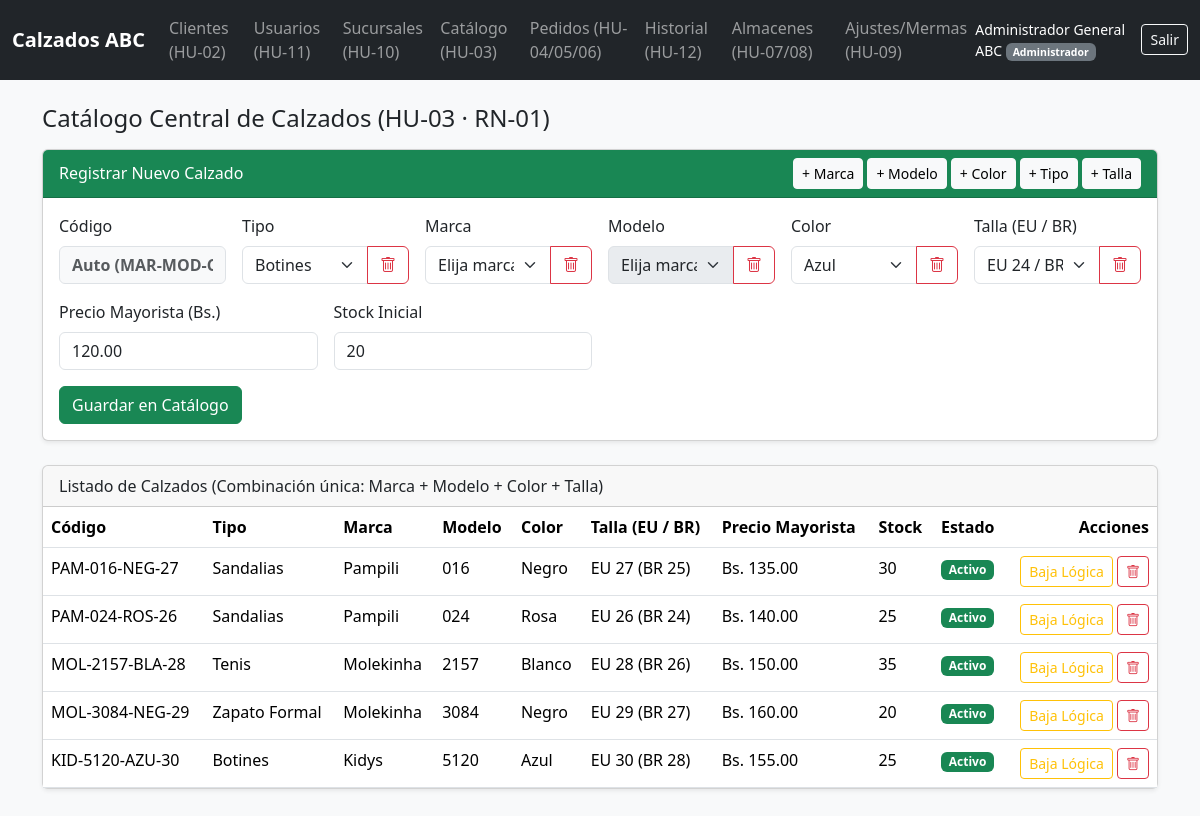
Page /catalogo (signed in) on the committed database.
### database.py (models this page shows)
class Calzado(Base):
    __tablename__ = "Calzado"
    id = Column(Integer, primary_key=True)
    codigo = Column(String(50), unique=True, nullable=False)
    marca_id = Column(Integer, ForeignKey("Marca.id"), nullable=False)
    modelo_id = Column(Integer, ForeignKey("Modelo.id"), nullable=False)
    color_id = Column(Integer, ForeignKey("Color.id"), nullable=False)
    tipo_calzado_id = Column(Integer, ForeignKey("TipoCalzado.id"), nullable=False)
    talla_id = Column(Integer, ForeignKey("Talla.id"), nullable=False)
    precio_mayorista = Column(Float, default=120.0, nullable=False)
    stock_disponible = Column(Integer, default=20, nullable=False)
    stock_reservado = Column(Integer, default=0, nullable=False)
    activo = Column(Boolean, default=True, nullable=False)
    __table_args__ = (
        UniqueConstraint("marca_id", "modelo_id", "color_id", "talla_id", name="uq_calzado_combinacion"),
    )
    marca = relationship("Marca", back_populates="calzados")
    modelo = relationship("Modelo", back_populates="calzados")
    color_obj = relationship("Color", back_populates="calzados")
    tipo = relationship("TipoCalzado", back_populates="calzados")
    talla = relationship("Talla", back_populates="calzados")
    detalles_pedido = relationship("DetallePedido", back_populates="calzado")
    stocks_almacen = relationship("StockAlmacen", back_populates="calzado", cascade="all, delete-orphan")

class TipoCalzado(Base):
    __tablename__ = "TipoCalzado"
    id = Column(Integer, primary_key=True)
    descripcion = Column(String(80), unique=True, nullable=False)
    calzados = relationship("Calzado", back_populates="tipo")

class Marca(Base):
    __tablename__ = "Marca"
    id = Column(Integer, primary_key=True)
    nombre = Column(String(80), unique=True, nullable=False)
    modelos = relationship("Modelo", back_populates="marca")
    calzados = relationship("Calzado", back_populates="marca")

class Modelo(Base):
    __tablename__ = "Modelo"
    id = Column(Integer, primary_key=True)
    marca_id = Column(Integer, ForeignKey("Marca.id"), nullable=False)
    nombre = Column(String(80), nullable=False)
    marca = relationship("Marca", back_populates="modelos")
    calzados = relationship("Calzado", back_populates="modelo")

class Color(Base):
    __tablename__ = "Color"
    id = Column(Integer, primary_key=True)
    color = Column(String(60), unique=True, nullable=False)
    calzados = relationship("Calzado", back_populates="color_obj")

class Talla(Base):
    __tablename__ = "Talla"
    id = Column(Integer, primary_key=True)
    eu = Column(String(15), nullable=False)
    usa = Column(String(15), default="")
    jp = Column(String(15), default="")
    br = Column(String(15), default="")
    cm = Column(String(15), default="")
    calzados = relationship("Calzado", back_populates="talla")

### hu03_catalogo.py (the view, shortened to what this page needs)
@hu03_bp.route("/catalogo", methods=["GET", "POST"])
@login_required(roles=["Administrador", "Cliente Mayorista"])
def catalogo():
    db = current_app.config["DB_SESSION"]
    catalogo_srv = CatalogoService(db)
    return render_template(
        "catalogo.html",
        marcas=db.query(Marca).order_by(Marca.nombre).all(),
        modelos=db.query(Modelo).order_by(Modelo.marca_id, Modelo.nombre).all(),
        colores=db.query(Color).order_by(Color.color).all(),
        tipos=db.query(TipoCalzado).order_by(TipoCalzado.descripcion).all(),
        tallas=db.query(Talla).order_by(Talla.eu).all(),
        calzados=db.query(Calzado).all()
    )

### app.py (called while the page is built)
def create_app(db_url="sqlite:///calzados_abc.db"):
    app = Flask(__name__)
    app.secret_key = "calzados_abc_sprint2_full_secret_key"
    app.config["UPLOAD_FOLDER"] = os.path.join(os.path.dirname(__file__), "uploads")
    os.makedirs(app.config["UPLOAD_FOLDER"], exist_ok=True)
    db = get_session(db_url)
    app.config["DB_SESSION"] = db
    seed_data(db)
    sync_stocks_with_catalog(db)
    app.register_blueprint(hu01_bp)
    app.register_blueprint(hu02_bp)
    app.register_blueprint(hu03_bp)
    app.register_blueprint(hu04_bp)
    app.register_blueprint(hu07_bp)
    app.register_blueprint(sprint3_bp)
    @app.teardown_appcontext
    def cleanup_session(exception=None):
        db.remove()
    return app

### comunes.py (called while the page is built)
def login_required(roles=None):
    def decorator(f):
        @wraps(f)
        def wrapper(*args, **kwargs):
            if "user_id" not in session:
                return redirect(url_for("hu01.login"))
            if roles and session.get("rol") not in roles:
                flash("Acceso denegado: no tiene permisos para este módulo (RNF-02).", "danger")
                return redirect(url_for("hu01.dashboard"))
            return f(*args, **kwargs)
        return wrapper
    return decorator

### templates/catalogo.html (shortened to what this page needs)
{% extends 'base.html' %}
{% block content %}
<h4 class="mb-3">Catálogo Central de Calzados (HU-03 · RN-01)</h4>
{% if session.get('rol') == 'Administrador' %}
<div class="card mb-4 shadow-sm">
    <div class="card-header bg-success text-white d-flex justify-content-between align-items-center">
        <span>Registrar Nuevo Calzado</span>
        <div class="d-flex gap-1">
            <button type="button" class="btn btn-light btn-sm" data-bs-toggle="modal" data-bs-target="#modalAgregarMarca">+ Marca</button>
            <button type="button" class="btn btn-light btn-sm" data-bs-toggle="modal" data-bs-target="#modalAgregarModelo">+ Modelo</button>
            <button type="button" class="btn btn-light btn-sm" data-bs-toggle="modal" data-bs-target="#modalAgregarColor">+ Color</button>
            <button type="button" class="btn btn-light btn-sm" data-bs-toggle="modal" data-bs-target="#modalAgregarTipo">+ Tipo</button>
            <button type="button" class="btn btn-light btn-sm" data-bs-toggle="modal" data-bs-target="#modalAgregarTalla">+ Talla</button>
        </div>
    </div>
    <div class="card-body">
        <form method="POST" class="row g-3">
            <div class="col-md-2">
                <label class="form-label">Código</label>
                <input type="text" name="codigo" id="input_codigo_auto" class="form-control bg-light fw-bold" placeholder="Auto (MAR-MOD-COL-EU)" readonly>
            </div>
            <div class="col-md-2">
                <label class="form-label">Tipo</label>
                <div class="input-group">
                    <select name="tipo_calzado_id" id="select_tipo" class="form-select" required>
                        {% for t in tipos %}
                        <option value="{{ t.id }}">{{ t.descripcion }}</option>
                        {% endfor %}
                    </select>
                    <button type="button" class="btn btn-outline-danger btn-borrar-seleccionado" data-target="select_tipo" data-accion="eliminar_tipo" title="Borrar tipo seleccionado">
                        <i class="bi bi-trash"></i>
                    </button>
                </div>
            </div>
            <div class="col-md-2">
                <label class="form-label">Marca</label>
                <div class="input-group">
                    <select name="marca_id" id="select_marca" class="form-select" required>
                        <option value="" disabled selected>Elija marca...</option>
                    </select>
                    <button type="button" class="btn btn-outline-danger btn-borrar-seleccionado" data-target="select_marca" data-accion="eliminar_marca" title="Borrar marca seleccionada">
                        <i class="bi bi-trash"></i>
                    </button>
                </div>
            </div>
            <div class="col-md-2">
                <label class="form-label">Modelo</label>
                <div class="input-group">
                    <select name="modelo_id" id="select_modelo" class="form-select" required disabled>
                        <option value="" disabled selected>Elija marca primero</option>
                    </select>
                    <button type="button" class="btn btn-outline-danger btn-borrar-seleccionado" data-target="select_modelo" data-accion="eliminar_modelo" title="Borrar modelo seleccionado">
                        <i class="bi bi-trash"></i>
                    </button>
                </div>
            </div>
            <div class="col-md-2">
                <label class="form-label">Color</label>
                <div class="input-group">
                    <select name="color_id" id="select_color" class="form-select" required>
                        {% for col in colores %}
                        <option value="{{ col.id }}">{{ col.color }}</option>
                        {% endfor %}
                    </select>
                    <button type="button" class="btn btn-outline-danger btn-borrar-seleccionado" data-target="select_color" data-accion="eliminar_color" title="Borrar color seleccionado">
                        <i class="bi bi-trash"></i>
                    </button>
                </div>
            </div>
            <div class="col-md-2">
                <label class="form-label">Talla (EU / BR)</label>
                <div class="input-group">
                    <select name="talla_id" id="select_talla" class="form-select" required>
                        {% for tal in tallas %}
                        <option value="{{ tal.id }}">EU {{ tal.eu }} / BR {{ tal.br }}</option>
                        {% endfor %}
                    </select>
                    <button type="button" class="btn btn-outline-danger btn-borrar-seleccionado" data-target="select_talla" data-accion="eliminar_talla" title="Borrar talla seleccionada">
                        <i class="bi bi-trash"></i>
                    </button>
                </div>
            </div>
            <div class="col-md-3">
                <label class="form-label">Precio Mayorista (Bs.)</label>
                <input type="number" step="0.01" name="precio_mayorista" class="form-control" value="120.00" required>
            </div>
            <div class="col-md-3">
                <label class="form-label">Stock Inicial</label>
                <input type="number" name="stock_disponible" class="form-control" value="20" required>
            </div>
            <div class="col-12">
                <button type="submit" class="btn btn-success">Guardar en Catálogo</button>
            </div>
        </form>
    </div>
</div>
{% endif %}
<div class="card shadow-sm">
    <div class="card-header">Listado de Calzados (Combinación única: Marca + Modelo + Color + Talla)</div>
    <div class="table-responsive">
        <table class="table table-hover mb-0">
            <thead>
                <tr>
                    <th>Código</th>
                    <th>Tipo</th>
                    <th>Marca</th>
                    <th>Modelo</th>
                    <th>Color</th>
                    <th>Talla (EU / BR)</th>
                    <th>Precio Mayorista</th>
                    <th>Stock</th>
                    <th>Estado</th>
                    {% if session.get('rol') == 'Administrador' %}<th class="text-end">Acciones</th>{% endif %}
                </tr>
            </thead>
            <tbody>
                {% for cal in calzados %}
                <tr>
                    <td>{{ cal.codigo }}</td>
                    <td>{{ cal.tipo.descripcion }}</td>
                    <td>{{ cal.marca.nombre }}</td>
                    <td>{{ cal.modelo.nombre }}</td>
                    <td>{{ cal.color_obj.color }}</td>
                    <td>EU {{ cal.talla.eu }} (BR {{ cal.talla.br }})</td>
                    <td>Bs. {{ "%.2f"|format(cal.precio_mayorista) }}</td>
                    <td>{{ cal.stock_disponible }}</td>
                    <td>
                        <span class="badge bg-{{ 'success' if cal.activo else 'secondary' }}">
                            {{ 'Activo' if cal.activo else 'Inactivo' }}
                        </span>
                    </td>
                    {% if session.get('rol') == 'Administrador' %}
                    <td class="text-end">
                        {% if cal.activo %}
                        <form method="POST" class="d-inline">
                            <button class="btn btn-sm btn-outline-warning">Baja Lógica</button>
                        </form>
                        {% endif %}
                        <form method="POST" class="d-inline">
                            <button class="btn btn-sm btn-outline-danger" title="Eliminar calzado"><i class="bi bi-trash"></i></button>
                        </form>
                    </td>
                    {% endif %}
                </tr>
                {% endfor %}
            </tbody>
        </table>
    </div>
</div>
{% endblock %}

### templates/base.html (shortened to what this page needs)
<!DOCTYPE html>
<html lang="es">
<head>
    <link href="https://cdn.jsdelivr.net/npm/bootstrap@5.3.3/dist/css/bootstrap.min.css" rel="stylesheet">
    <link href="https://cdn.jsdelivr.net/npm/bootstrap-icons@1.11.3/font/bootstrap-icons.min.css" rel="stylesheet">
</head>
<body class="bg-light">
<nav class="navbar navbar-expand-lg navbar-dark bg-dark mb-4">
    <div class="container-fluid">
        <a class="navbar-brand fw-bold" href="/">Calzados ABC</a>
        <div class="collapse navbar-collapse" id="navPrincipal">
            {% if session.get('user_id') %}
            <ul class="navbar-nav me-auto mb-2 mb-lg-0">
                {% if session.get('rol') == 'Administrador' %}
                <li class="nav-item"><a class="nav-link" href="{{ url_for('hu02.clientes') }}">Clientes (HU-02)</a></li>
                <li class="nav-item"><a class="nav-link" href="{{ url_for('sprint3.usuarios_internos') }}">Usuarios (HU-11)</a></li>
                <li class="nav-item"><a class="nav-link" href="{{ url_for('sprint3.sucursales') }}">Sucursales (HU-10)</a></li>
                {% endif %}
                {% if session.get('rol') in ['Administrador', 'Cliente Mayorista'] %}
                <li class="nav-item"><a class="nav-link" href="{{ url_for('hu03.catalogo') }}">Catálogo (HU-03)</a></li>
                {% endif %}
                {% if session.get('rol') in ['Administrador', 'Encargado de Pedidos', 'Cliente Mayorista'] %}
                <li class="nav-item"><a class="nav-link" href="{{ url_for('hu04.pedidos') }}">Pedidos (HU-04/05/06)</a></li>
                <li class="nav-item"><a class="nav-link" href="{{ url_for('sprint3.historial_pedidos') }}">Historial (HU-12)</a></li>
                {% endif %}
                {% if session.get('rol') in ['Administrador', 'Encargado de Almacén', 'Encargado de Pedidos'] %}
                <li class="nav-item"><a class="nav-link" href="{{ url_for('hu07.almacenes') }}">Almacenes (HU-07/08)</a></li>
                {% endif %}
                {% if session.get('rol') in ['Administrador', 'Encargado de Almacén'] %}
                <li class="nav-item"><a class="nav-link" href="{{ url_for('sprint3.ajustes_inventario') }}">Ajustes/Mermas (HU-09)</a></li>
                {% endif %}
            </ul>
            <div class="d-flex align-items-center text-white gap-3">
                <span class="small">{{ session.get('nombre') }} <span class="badge bg-secondary">{{ session.get('rol') }}</span></span>
                <a href="{{ url_for('hu01.logout') }}" class="btn btn-outline-light btn-sm">Salir</a>
            </div>
            {% endif %}
        </div>
    </div>
</nav>
<div class="container pb-5">
    {% block content %}{% endblock %}
</div>
</body>
</html>

### rows in the picture
Calzado: codigo "PAM-016-NEG-27", tipo.descripcion "Sandalias", marca.nombre "Pampili", modelo.nombre "016", color_obj.color "Negro", talla.eu "27", talla.br "25", precio_mayorista "135.00", stock_disponible "30", activo "Activo"
Calzado: codigo "PAM-024-ROS-26", tipo.descripcion "Sandalias", marca.nombre "Pampili", modelo.nombre "024", color_obj.color "Rosa", talla.eu "26", talla.br "24", precio_mayorista "140.00", stock_disponible "25", activo "Activo"
Calzado: codigo "MOL-2157-BLA-28", tipo.descripcion "Tenis", marca.nombre "Molekinha", modelo.nombre "2157", color_obj.color "Blanco", talla.eu "28", talla.br "26", precio_mayorista "150.00", stock_disponible "35", activo "Activo"
Calzado: codigo "MOL-3084-NEG-29", tipo.descripcion "Zapato Formal", marca.nombre "Molekinha", modelo.nombre "3084", color_obj.color "Negro", talla.eu "29", talla.br "27", precio_mayorista "160.00", stock_disponible "20", activo "Activo"
Calzado: codigo "KID-5120-AZU-30", tipo.descripcion "Botines", marca.nombre "Kidys", modelo.nombre "5120", color_obj.color "Azul", talla.eu "30", talla.br "28", precio_mayorista "155.00", stock_disponible "25", activo "Activo"

### other values in the picture
{{ session.get('nombre') }} "Administrador General ABC"
{{ session.get('rol') }} "Administrador"
form field tipo_calzado_id "Botines"
form field color_id "Azul"
